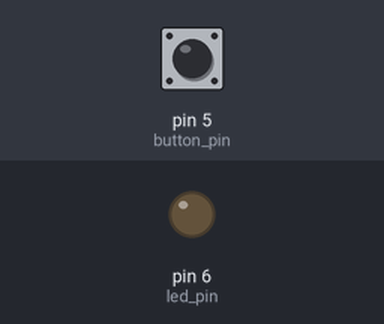
The sketch below on a simulated Arduino Uno, built with avr-gcc and run on an emulated ATmega328P. Shown: output pins drawn as LEDs (lit = HIGH). Inputs (shaded band) come from the test bench; at power-on: pin 5 (button_pin) HIGH.

Above: at 1.2 s.
1.3 s: pin 5 (button_pin) pulled LOW for 0.15 s
At 2.2 s:
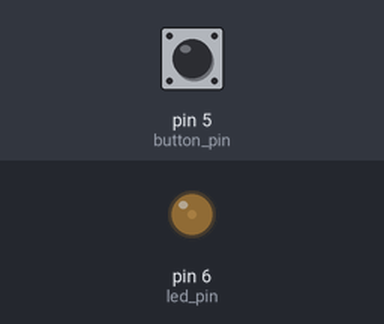
2.9 s: pin 5 (button_pin) pulled LOW for 1 s
At 4.6 s:
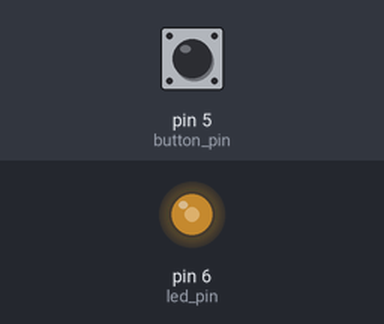
5.4 s: pin 5 (button_pin) pulled LOW for 0.15 s
At 6.5 s:
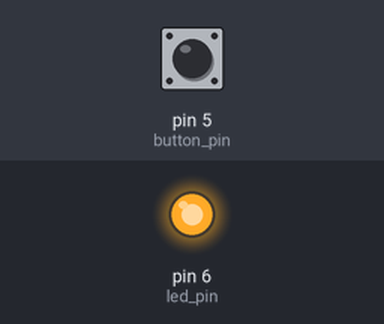
Timing chart, 0 to 8.4 s (numbered marks = the images above; inputs shaded):
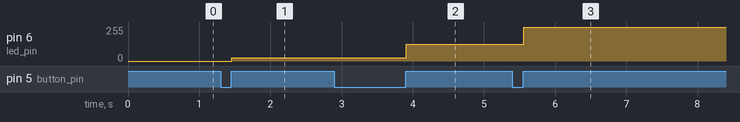

The sketch:

touch_sensor.ino
```cpp
int button_pin = 5;
int led_pin = 6;
bool is_on = false;
int sensor_state = 0;


void setup() {
  pinMode(button_pin, INPUT);
  pinMode(led_pin, OUTPUT);
}


void loop() {
  if (digitalRead(button_pin) == LOW)
  {
    delay(10);
    if (digitalRead(button_pin) == LOW)
    {
      change_state();
      while (digitalRead(button_pin) == LOW) {}
      delay(10);
    }
  }
  reverse_led();
}


void change_state()
{
  sensor_state++;
  if (sensor_state > 3)
  {
    sensor_state = 0;
  }
}


void reverse_led()
{
    switch (sensor_state) {
    case 1:
      analogWrite(led_pin, map(10, 0, 100, 0, 255));
      break;
    case 2:
      analogWrite(led_pin, map(50, 0, 100, 0, 255));
      break;
    case 3:
      analogWrite(led_pin, map(100, 0, 100, 0, 255));
      break;
    case 0:
      analogWrite(led_pin, map(0, 0, 100, 0, 255));
      break;
  }
}
```

Measured:
- after the input at 1.3 s, pin 6 (led_pin): 0/255 → 25/255 after 0.16 s
- after the input at 2.9 s, pin 6 (led_pin): 25/255 → 127/255 after 1.0 s
- after the input at 5.4 s, pin 6 (led_pin): 127/255 → 255/255 after 0.16 s
